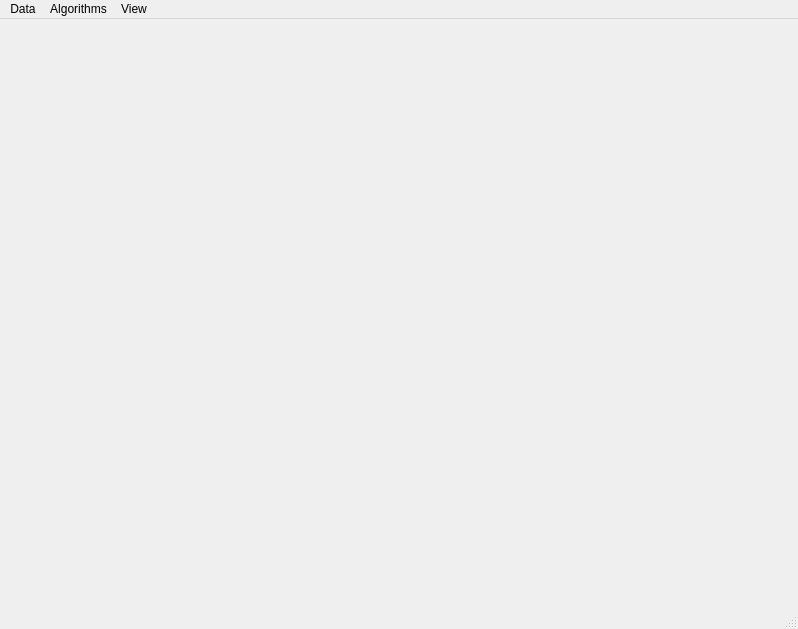
<?xml version="1.0" encoding="UTF-8"?>
<ui version="4.0">
 <author>Pierre Alliez</author>
 <class>MainWindow</class>
 <widget class="QMainWindow" name="MainWindow">
  <property name="geometry">
   <rect>
    <x>0</x>
    <y>0</y>
    <width>798</width>
    <height>629</height>
   </rect>
  </property>
  <property name="windowTitle">
   <string>CGAL - 2D Delaunay triangulation</string>
  </property>
  <widget class="QWidget" name="centralwidget">
   <layout class="QGridLayout">
    <item row="0" column="0">
     <widget class="GlViewer" name="viewer" native="true">
      <property name="locale">
       <locale language="English" country="UnitedStates"/>
      </property>
     </widget>
    </item>
   </layout>
  </widget>
  <widget class="QStatusBar" name="statusbar"/>
  <widget class="QMenuBar" name="menubar">
   <property name="geometry">
    <rect>
     <x>0</x>
     <y>0</y>
     <width>798</width>
     <height>21</height>
    </rect>
   </property>
   <widget class="QMenu" name="menuData">
    <property name="title">
     <string>Data</string>
    </property>
    <addaction name="actionClear"/>
    <addaction name="actionCircle"/>
   </widget>
   <widget class="QMenu" name="menuView">
    <property name="title">
     <string>View</string>
    </property>
    <addaction name="actionView_Delaunay_edges"/>
    <addaction name="actionView_Voronoi_edges"/>
    <addaction name="actionView_centroids"/>
    <addaction name="separator"/>
    <addaction name="actionView_face_under_mouse"/>
    <addaction name="actionView_faces_along_line"/>
   </widget>
   <widget class="QMenu" name="menuAlgorithms">
    <property name="title">
     <string>Algorithms</string>
    </property>
    <addaction name="actionLloyd"/>
   </widget>
   <addaction name="menuData"/>
   <addaction name="menuAlgorithms"/>
   <addaction name="menuView"/>
  </widget>
  <action name="actionQuit">
   <property name="text">
    <string>Quit</string>
   </property>
   <property name="shortcut">
    <string>Ctrl+Q</string>
   </property>
  </action>
  <action name="actionClear">
   <property name="icon">
    <iconset>
     <normaloff>icons/fileNew.png</normaloff>icons/fileNew.png</iconset>
   </property>
   <property name="text">
    <string>Clear</string>
   </property>
   <property name="statusTip">
    <string>Clear</string>
   </property>
   <property name="shortcut">
    <string>Space</string>
   </property>
  </action>
  <action name="actionView_Delaunay_edges">
   <property name="checkable">
    <bool>true</bool>
   </property>
   <property name="checked">
    <bool>true</bool>
   </property>
   <property name="text">
    <string>Delaunay edges</string>
   </property>
   <property name="shortcut">
    <string>D</string>
   </property>
  </action>
  <action name="actionView_Voronoi_edges">
   <property name="checkable">
    <bool>true</bool>
   </property>
   <property name="checked">
    <bool>true</bool>
   </property>
   <property name="text">
    <string>Voronoi edges</string>
   </property>
   <property name="shortcut">
    <string>V</string>
   </property>
  </action>
  <action name="actionLloyd">
   <property name="text">
    <string>Lloyd</string>
   </property>
   <property name="shortcut">
    <string>L</string>
   </property>
  </action>
  <action name="actionCircle">
   <property name="text">
    <string>Circle</string>
   </property>
  </action>
  <action name="actionView_centroids">
   <property name="checkable">
    <bool>true</bool>
   </property>
   <property name="checked">
    <bool>true</bool>
   </property>
   <property name="text">
    <string>Centroids</string>
   </property>
   <property name="shortcut">
    <string>C</string>
   </property>
  </action>
  <action name="actionView_face_under_mouse">
   <property name="checkable">
    <bool>true</bool>
   </property>
   <property name="checked">
    <bool>false</bool>
   </property>
   <property name="text">
    <string>Face under mouse</string>
   </property>
  </action>
  <action name="actionView_faces_along_line">
   <property name="checkable">
    <bool>true</bool>
   </property>
   <property name="checked">
    <bool>false</bool>
   </property>
   <property name="text">
    <string>Faces along line</string>
   </property>
  </action>
 </widget>
 <customwidgets>
  <customwidget>
   <class>GlViewer</class>
   <extends>QWidget</extends>
   <header>glviewer.h</header>
   <container>1</container>
  </customwidget>
 </customwidgets>
 <resources/>
 <connections/>
</ui>
